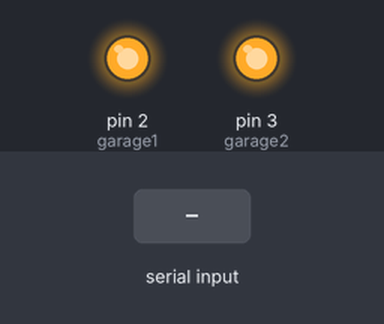
Recording of a sketch running on a simulated Arduino Uno, built with avr-gcc and run on an emulated ATmega328P. On the bench: output pins drawn as LEDs (lit = HIGH). The inputs (shaded band) are chosen by the test bench.

Above: at 1.2 s.
1.3 s: "1" received over the second serial link
At 2.1 s:
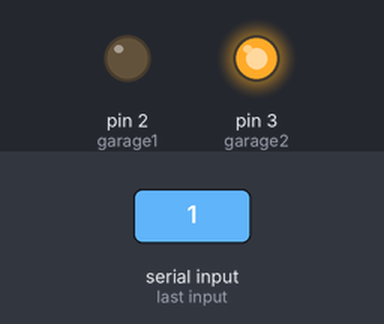
3.8 s: "2" received over the second serial link
At 4.6 s:
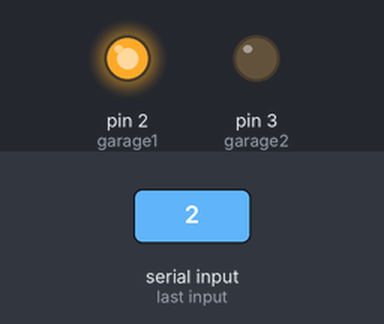
Timing chart, 0 to 6.8 s (numbered marks = the images above; inputs shaded):
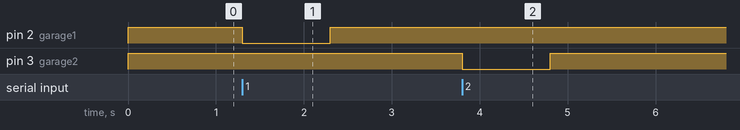

The sketch:

arduino.ino
```cpp
#include <SoftwareSerial.h>

SoftwareSerial mySerial(10, 11); // TX, RX

#define garage1 2
#define garage2 3

void setup() {
  mySerial.begin(9600);

  pinMode(garage1, OUTPUT);
  pinMode(garage2, OUTPUT);
  digitalWrite(garage1, HIGH);
  digitalWrite(garage2, HIGH);
}


void loop() { // run over and over
  if (mySerial.available()) {
    int c = mySerial.read();
    if (c == '1') {
      digitalWrite(garage1, LOW);
      delay(1000);
      digitalWrite(garage1, HIGH);
    } else if (c == '2') {
      digitalWrite(garage2, LOW);
      delay(1000);
      digitalWrite(garage2, HIGH);
    }
  }
}
```

Measured:
- after the input at 1.3 s, pin 2 (garage1): HIGH → LOW at once, → HIGH 1.0 s later
- after the input at 3.8 s, pin 3 (garage2): HIGH → LOW at once, → HIGH 1.0 s later
